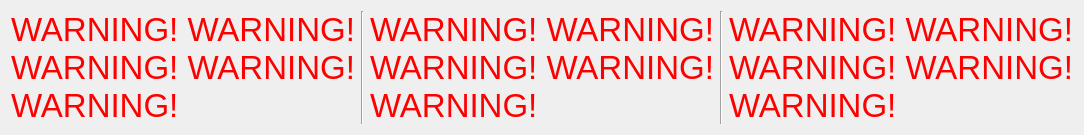
                 <widget class="QWidget" name="widget_label_warning_score" native="true">
                  <property name="sizePolicy">
                   <sizepolicy hsizetype="Expanding" vsizetype="Expanding">
                    <horstretch>0</horstretch>
                    <verstretch>0</verstretch>
                   </sizepolicy>
                  </property>
                  <property name="minimumSize">
                   <size>
                    <width>0</width>
                    <height>50</height>
                   </size>
                  </property>
                  <layout class="QHBoxLayout" name="horizontalLayout">
                   <item>
                    <widget class="QLabel" name="label_warning_DL_score">
                     <property name="sizePolicy">
                      <sizepolicy hsizetype="Expanding" vsizetype="Expanding">
                       <horstretch>0</horstretch>
                       <verstretch>0</verstretch>
                      </sizepolicy>
                     </property>
                     <property name="maximumSize">
                      <size>
                       <width>1632</width>
                       <height>16777215</height>
                      </size>
                     </property>
                     <property name="font">
                      <font>
                       <pointsize>25</pointsize>
                       <weight>50</weight>
                       <bold>false</bold>
                      </font>
                     </property>
                     <property name="styleSheet">
                      <string notr="true">color: rgb(255, 0, 0);</string>
                     </property>
                     <property name="text">
                      <string>WARNING! WARNING! WARNING! WARNING! WARNING!</string>
                     </property>
                     <property name="wordWrap">
                      <bool>true</bool>
                     </property>
                    </widget>
                   </item>
                   <item>
                    <widget class="Line" name="line_score_5">
                     <property name="orientation">
                      <enum>Qt::Vertical</enum>
                     </property>
                    </widget>
                   </item>
                   <item>
                    <widget class="QLabel" name="label_warning_BCR_score">
                     <property name="sizePolicy">
                      <sizepolicy hsizetype="Expanding" vsizetype="Expanding">
                       <horstretch>0</horstretch>
                       <verstretch>0</verstretch>
                      </sizepolicy>
                     </property>
                     <property name="maximumSize">
                      <size>
                       <width>1632</width>
                       <height>16777215</height>
                      </size>
                     </property>
                     <property name="font">
                      <font>
                       <pointsize>25</pointsize>
                       <weight>50</weight>
                       <bold>false</bold>
                      </font>
                     </property>
                     <property name="styleSheet">
                      <string notr="true">color: rgb(255, 0, 0);</string>
                     </property>
                     <property name="text">
                      <string>WARNING! WARNING! WARNING! WARNING! WARNING!</string>
                     </property>
                     <property name="wordWrap">
                      <bool>true</bool>
                     </property>
                    </widget>
                   </item>
                   <item>
                    <widget class="Line" name="line_score_6">
                     <property name="orientation">
                      <enum>Qt::Vertical</enum>
                     </property>
                    </widget>
                   </item>
                   <item>
                    <widget class="QLabel" name="label_warning_BLR_score">
                     <property name="sizePolicy">
                      <sizepolicy hsizetype="Expanding" vsizetype="Expanding">
                       <horstretch>0</horstretch>
                       <verstretch>0</verstretch>
                      </sizepolicy>
                     </property>
                     <property name="maximumSize">
                      <size>
                       <width>1632</width>
                       <height>16777215</height>
                      </size>
                     </property>
                     <property name="font">
                      <font>
                       <pointsize>25</pointsize>
                       <weight>50</weight>
                       <bold>false</bold>
                      </font>
                     </property>
                     <property name="styleSheet">
                      <string notr="true">color: rgb(255, 0, 0);</string>
                     </property>
                     <property name="text">
                      <string>WARNING! WARNING! WARNING! WARNING! WARNING!</string>
                     </property>
                     <property name="wordWrap">
                      <bool>true</bool>
                     </property>
                    </widget>
                   </item>
                  </layout>
                 </widget>
